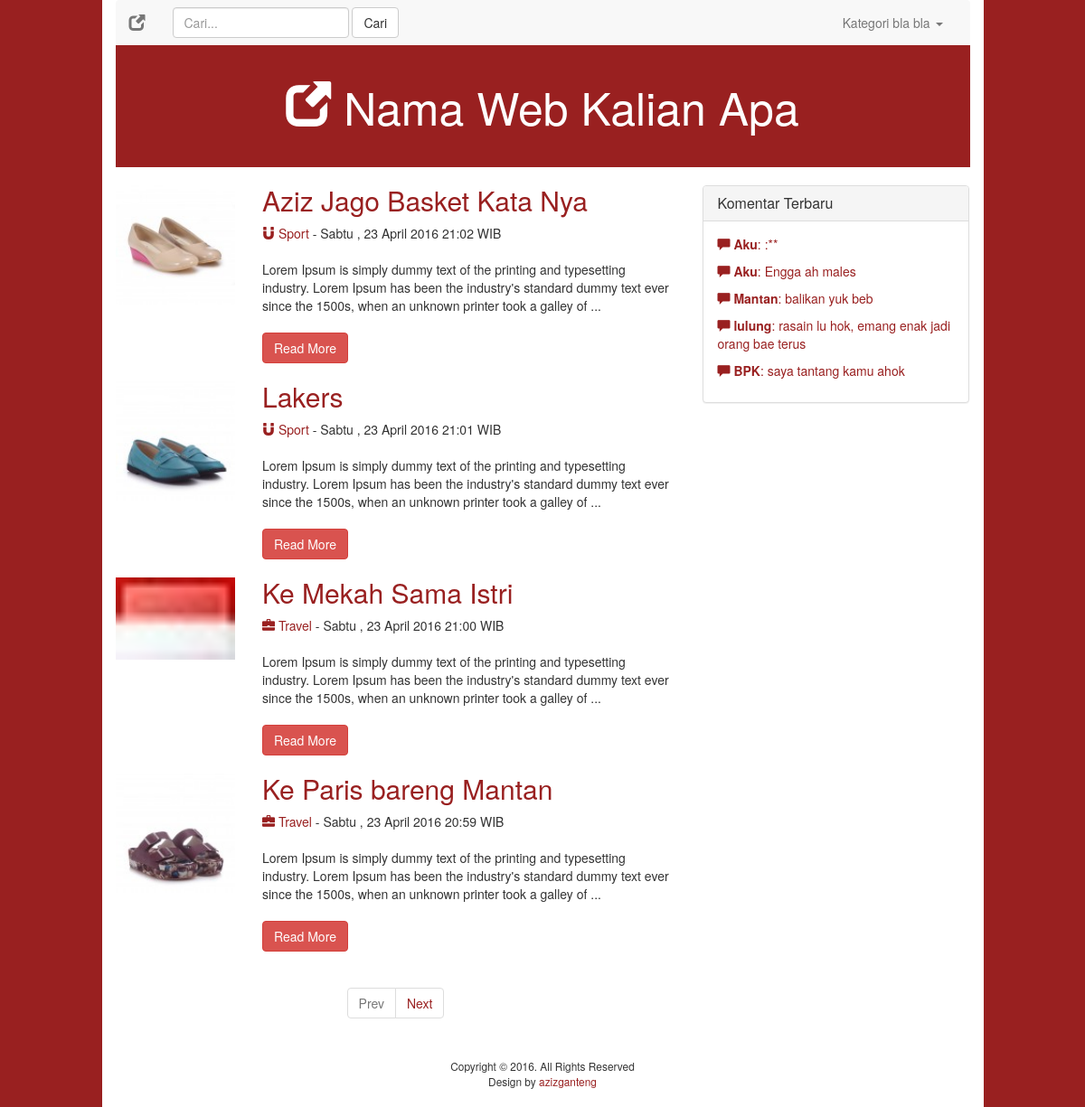
The page / on the database its author committed.
### tables this page shows
CREATE TABLE `post` (
  `id` int(11) NOT NULL,
  `category_id` int(11) NOT NULL,
  `title` varchar(255) NOT NULL,
  `description` text NOT NULL,
  `image` varchar(255) NOT NULL,
  `date` datetime NOT NULL
);

CREATE TABLE `category` (
  `id` int(11) NOT NULL,
  `category_name` varchar(255) NOT NULL,
  `icon` varchar(255) NOT NULL
);

CREATE TABLE `comment` (
  `id` int(11) NOT NULL,
  `post_id` int(11) NOT NULL,
  `name` varchar(255) NOT NULL,
  `reply` text NOT NULL,
  `status` int(1) NOT NULL DEFAULT '0',
  `date` datetime NOT NULL
);

### function/function.php (called while the page is built)
<?php
function tgl_indonesia($date){
  $Hari = array("Minggu","Senin","Selasa","Rabu","Kaamis","Jum'at","Sabtu");
  $Bulan = array("January",
  "February","Maret",
  "April","Mei","Juni",
  "juli","Agustus",
  "September","Oktober",
  "November","Desember");
  $tahun = substr($date, 0, 4);
  $bulan = substr($date, 5, 2);
  $tgl   = substr($date, 8, 2);
  $waktu = substr($date, 11, 5);
  $hari  = date("w", strtotime($date));
  $result = $Hari[$hari]." , ".$tgl." ".$Bulan[(int)$bulan-1]." ".$tahun." ".$waktu." WIB";
  return $result;
}
?>

### includes/latest-post.php (the view, shortened to what this page needs)
<?php
$per_page = 4;
$cur_page = 1;
$total_data = mysqli_num_rows(mysqli_query($conn, "select * from post"));
$total_page = ceil($total_data/$per_page);
$offset = ($cur_page - 1) * $per_page;
$query = mysqli_query($conn, "select post.*, category.category_name, category.icon from post, category where category.id = post.category_id order by id desc limit $per_page offset $offset");
?>
<article>
<?php if(mysqli_num_rows($query)) { ?>
  <?php while($row=mysqli_fetch_array($query)) { ?>
    <div class="row latest-post">
      <div class="col-md-3">
        <?php if($row["image"]==""){
          echo "<img src='images/no-image.png' width='88' />";
        }else{ ?>
        <img src="upload/<?php echo $row["image"]?>" class="img-responsive btn-block">
        <?php } ?>
      </div>
      <div class="col-md-9">
        <h2><a href="index.php?detail=<?php echo $row["id"]?>"><?php echo $row["title"]?></a></h2>
        <div class="meta">
          <a href="index.php?category=<?php echo $row["category_id"]?>">
          <span class="<?php echo $row["icon"]?>" aria-hidden="true">
          </span> <?php echo $row["category_name"]?></a> - <?php echo tgl_indonesia($row["date"])?>
      </div>
        <p><?php echo substr($row["description"], 0, 200)?> ...</p>
        <p><a href="index.php?detail=<?php echo $row["id"]?>" class="btn btn-danger">Read More</a></p>
      </div>
    </div>
  <?php } ?>
<?php } ?>
</article>
<?php if(isset($total_page)) { ?>
  <?php if($total_page > 1) { ?>
    <nav class="text-center">
      <ul class="pagination">
        <?php if($cur_page > 1) { ?>
        <li>
            <a href="index.php?page=<?php echo $cur_page - 1 ?>" aria-label="Previous">
                <span aria-hidden="true">Prev</span>
            </a>
        </li>
        <?php }else{ ?>
        <li class="disabled"><span aria-hidden="true">Prev</span></li>
        <?php } ?>
        <?php if($cur_page < $total_page) { ?>
        <li>
          <a href="index.php?page=<?php echo $cur_page + 1 ?>" aria-label="Next">
            <span aria-hidden="true">Next</span>
          </a>
        </li>
        <?php }else{ ?>
        <li class="disabled"><span aria-hidden="true">Next</span></li>
        <?php } ?>
      </ul>
    </nav>
  <?php } ?>
<?php } ?>

### includes/head.php (shortened to what this page needs)
<!DOCTYPE html>
<html lang="en">
  <head>
    <link href="css/bootstrap.min.css" rel="stylesheet">
    <link href="css/custom.css" rel="stylesheet">
  </head>

### index.php (shortened to what this page needs)
<?php
include "includes/config.php";
include "includes/head.php";
include "function/function.php";
?>
  <body>
    <div class="container">
      <div class="row">
        <div class="col-md-10 wrapper">
          <?php include "includes/menu.php"; ?>
          <?php include "includes/header.php"; ?>
          <div class="row">
            <div class="col-md-8">
              <?php
                if (isset($_GET["home"]) || isset($_GET["page"])) {
                  include "includes/latest-post.php";
                }else if (isset($_GET["detail"])) {
                  include "includes/detail.php";
                }else if (isset($_GET["category"]) || isset($_GET["page-category"])) {
                  include "includes/category.php";
                }else if (isset($_GET["search"]) || isset($_GET["page-search"])) {
                  include "includes/search.php";
                }else {
                  include "includes/latest-post.php";
                }
              ?>
            </div>
            <?php include "includes/aside.php"; ?>
          </div>
          <?php include "includes/footer.php"; ?>
        </div>
      </div>
    </div>
  </body>
</html>

### includes/menu.php (shortened to what this page needs)
<nav class="navbar navbar-default">
  <div class="container-fluid">
    <div class="navbar-header">
      <a class="navbar-brand" href="index.php">
        <span class="glyphicon glyphicon-new-window" aria-hidden="true"></span>
      </a>
    </div>
    <div class="collapse navbar-collapse" id="bs-example-navbar-collapse-1">
      <form class="navbar-form navbar-left" role="search" method="post" action="index.php?search">
        <div class="form-group">
          <input type="text" name="keyword" class="form-control" placeholder="Cari...">
        </div>
        <button type="submit" name="search" class="btn btn-default">Cari</button>
      </form>
      <ul class="nav navbar-nav navbar-right">
        <li class="dropdown">
          <a href="" class="dropdown-toggle" data-toggle="dropdown" role="button" aria-expanded="false">Kategori bla bla <span class="caret"></span></a>
        </li>
      </ul>
    </div>
  </div>
</nav>

### includes/header.php
<header>
	<h1 class="text-center"><a href="index.php"><span class="glyphicon glyphicon-new-window" aria-hidden="true"></span> Nama Web Kalian Apa</a></h1>
</header>

### includes/aside.php
<?php
$total_data = mysqli_query($conn, "select * from comment order by id desc limit 5");
?>
<aside class="col-md-4">
    <div class="panel panel-default">
    	<div class="panel-heading">
    		<h3 class="panel-title">Komentar Terbaru</h3>
    	</div>
    	<div class="panel-body latest-comments">
    		<ul>
          <?php if(mysqli_num_rows($total_data)) { ?>
            <?php while($row=mysqli_fetch_array($total_data)) { ?>
      		    <li>
                <a href="index.php?detail=<?php echo $row["post_id"] ?>"><span class="glyphicon glyphicon-comment" aria-hidden="true">
                </span> <strong><?php echo $row["name"] ?></strong>: <?php echo $row["reply"] ?></a>
              </li>
            <?php } ?>
          <?php } ?>
    		</ul>
    	</div>
    </div>
</aside>

### includes/footer.php
<footer class="text-center">
	<small>Copyright &copy; 2016. All Rights Reserved</small>
	<small>Design by <a href="#">azizganteng</a></small>
</footer>

### css/custom.css (style rules this page uses)
a { color: #992020 }
body { background: #992020 }
.wrapper { background: #FFFFFF }
.navbar { margin-bottom: 0 }
.navbar-default { border: none }
header { background: #992020; padding: 40px 0; margin-bottom: 20px; }
header h1 { margin: 0 }
header h1 a { color: #FFFFFF; font-size: 50px; }
article img { margin-bottom: 10px }
.latest-post h2 { margin: 0px 0 10px; }
.latest-post p { margin-bottom: 20px; }
.meta { margin-bottom: 10px; }
aside ul { padding-left: 0; }
aside ul li { margin-bottom: 10px; }
.latest-comments li { list-style: none; }
.pagination > li > a, .pagination > li > span { color: #992020 }
footer { padding: 20px 0; }
footer small { display: block; }

### rows shown on the page
post: image (picture), title "Aziz Jago Basket Kata Nya", category.category_name "Sport", date "Sabtu , 23 April 2016 21:02 WIB", description "Lorem Ipsum is simply dummy text of the printing and typesetting industry. Lorem Ipsum has been the industry's standard dummy text ever since the 1500s, when an unknown printer took a galley of"
post: image (picture), title "Lakers", category.category_name "Sport", date "Sabtu , 23 April 2016 21:01 WIB", description "Lorem Ipsum is simply dummy text of the printing and typesetting industry. Lorem Ipsum has been the industry's standard dummy text ever since the 1500s, when an unknown printer took a galley of"
post: image (picture), title "Ke Mekah Sama Istri", category.category_name "Travel", date "Sabtu , 23 April 2016 21:00 WIB", description "Lorem Ipsum is simply dummy text of the printing and typesetting industry. Lorem Ipsum has been the industry's standard dummy text ever since the 1500s, when an unknown printer took a galley of"
post: image (picture), title "Ke Paris bareng Mantan", category.category_name "Travel", date "Sabtu , 23 April 2016 20:59 WIB", description "Lorem Ipsum is simply dummy text of the printing and typesetting industry. Lorem Ipsum has been the industry's standard dummy text ever since the 1500s, when an unknown printer took a galley of"
comment: name "Aku", reply ":**"
comment: name "Aku", reply "Engga ah males"
comment: name "Mantan", reply "balikan yuk beb"
comment: name "lulung", reply "rasain lu hok, emang enak jadi orang bae terus"
comment: name "BPK", reply "saya tantang kamu ahok"
